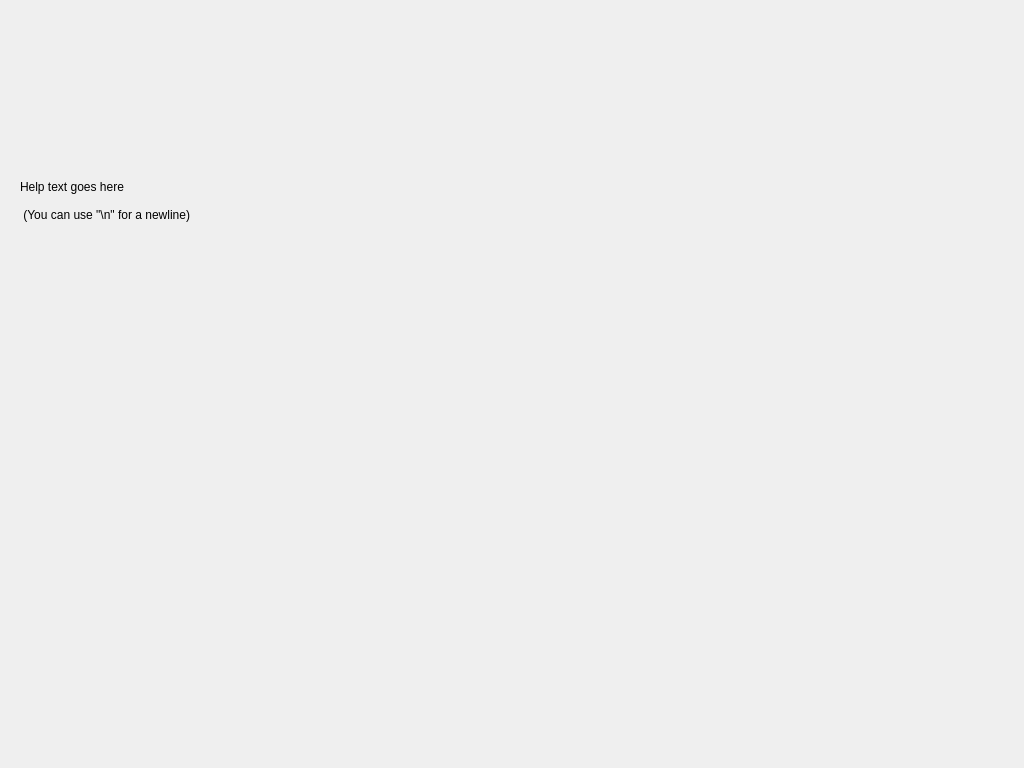
<?xml version="1.0" encoding="UTF-8"?>
<ui version="4.0">
 <class>WidgetHelp</class>
 <widget class="QWidget" name="WidgetHelp">
  <property name="geometry">
   <rect>
    <x>0</x>
    <y>0</y>
    <width>1024</width>
    <height>768</height>
   </rect>
  </property>
  <property name="windowTitle">
   <string>Widget</string>
  </property>
  <property name="styleSheet">
   <string notr="true">font: 75 12pt &quot;Ubuntu&quot;;</string>
  </property>
  <widget class="QLabel" name="label">
   <property name="geometry">
    <rect>
     <x>20</x>
     <y>180</y>
     <width>981</width>
     <height>561</height>
    </rect>
   </property>
   <property name="text">
    <string>Help text goes here
 
 (You can use &quot;\n&quot; for a newline)</string>
   </property>
   <property name="alignment">
    <set>Qt::AlignLeading|Qt::AlignLeft|Qt::AlignTop</set>
   </property>
  </widget>
 </widget>
 <layoutdefault spacing="6" margin="11"/>
 <resources/>
 <connections/>
</ui>
